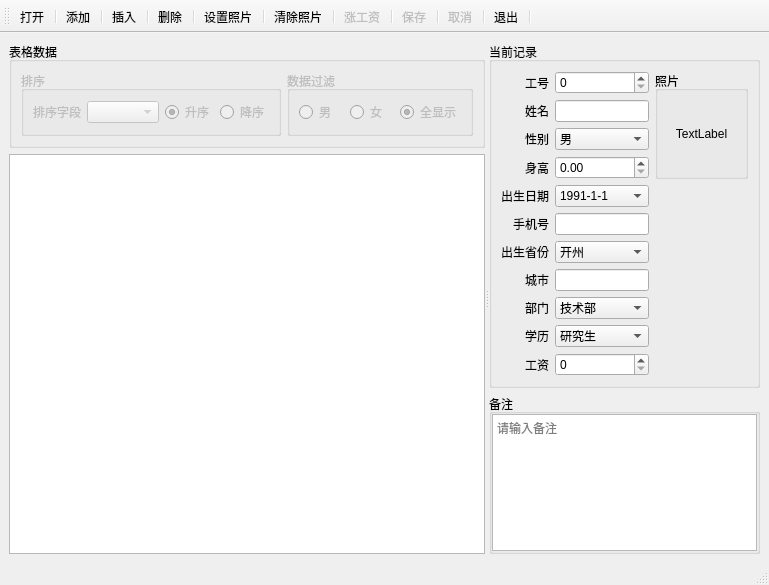
<?xml version="1.0" encoding="UTF-8"?>
<ui version="4.0">
 <class>MainWindow</class>
 <widget class="QMainWindow" name="MainWindow">
  <property name="geometry">
   <rect>
    <x>0</x>
    <y>0</y>
    <width>769</width>
    <height>585</height>
   </rect>
  </property>
  <property name="windowTitle">
   <string>MainWindow</string>
  </property>
  <widget class="QWidget" name="centralwidget">
   <layout class="QGridLayout" name="gridLayout_7">
    <item row="0" column="0">
     <widget class="QSplitter" name="splitter">
      <property name="orientation">
       <enum>Qt::Horizontal</enum>
      </property>
      <widget class="QWidget" name="layoutWidget">
       <layout class="QVBoxLayout" name="verticalLayout">
        <item>
         <widget class="QGroupBox" name="groupBox">
          <property name="title">
           <string>表格数据</string>
          </property>
          <layout class="QGridLayout" name="gridLayout_2">
           <item row="0" column="0">
            <widget class="QGroupBox" name="groupBoxSort">
             <property name="enabled">
              <bool>false</bool>
             </property>
             <property name="title">
              <string>排序</string>
             </property>
             <layout class="QGridLayout" name="gridLayout">
              <item row="0" column="1">
               <widget class="QComboBox" name="comSort"/>
              </item>
              <item row="0" column="3">
               <widget class="QRadioButton" name="rbtnDown">
                <property name="text">
                 <string>降序</string>
                </property>
               </widget>
              </item>
              <item row="0" column="0">
               <widget class="QLabel" name="label">
                <property name="text">
                 <string>排序字段</string>
                </property>
                <property name="alignment">
                 <set>Qt::AlignRight|Qt::AlignTrailing|Qt::AlignVCenter</set>
                </property>
               </widget>
              </item>
              <item row="0" column="2">
               <widget class="QRadioButton" name="rbtnUp">
                <property name="text">
                 <string>升序</string>
                </property>
                <property name="checked">
                 <bool>true</bool>
                </property>
               </widget>
              </item>
             </layout>
            </widget>
           </item>
           <item row="0" column="1">
            <widget class="QGroupBox" name="groupBoxFilter">
             <property name="enabled">
              <bool>false</bool>
             </property>
             <property name="title">
              <string>数据过滤</string>
             </property>
             <layout class="QGridLayout" name="gridLayout_5">
              <item row="0" column="0">
               <widget class="QRadioButton" name="rbtnMan">
                <property name="text">
                 <string>男</string>
                </property>
               </widget>
              </item>
              <item row="0" column="1">
               <widget class="QRadioButton" name="rbtnWoman">
                <property name="text">
                 <string>女</string>
                </property>
               </widget>
              </item>
              <item row="0" column="2">
               <widget class="QRadioButton" name="rbtnAllDisplay">
                <property name="text">
                 <string>全显示</string>
                </property>
                <property name="checked">
                 <bool>true</bool>
                </property>
               </widget>
              </item>
             </layout>
            </widget>
           </item>
          </layout>
         </widget>
        </item>
        <item>
         <widget class="QTableView" name="tableView"/>
        </item>
       </layout>
      </widget>
      <widget class="QWidget" name="layoutWidget">
       <layout class="QVBoxLayout" name="verticalLayout_2">
        <item>
         <widget class="QGroupBox" name="groupBox_4">
          <property name="maximumSize">
           <size>
            <width>100000</width>
            <height>10000</height>
           </size>
          </property>
          <property name="title">
           <string>当前记录</string>
          </property>
          <layout class="QGridLayout" name="gridLayout_4" columnstretch="0,1,1">
           <item row="9" column="0">
            <widget class="QLabel" name="label_11">
             <property name="text">
              <string>学历</string>
             </property>
             <property name="alignment">
              <set>Qt::AlignRight|Qt::AlignTrailing|Qt::AlignVCenter</set>
             </property>
            </widget>
           </item>
           <item row="5" column="0">
            <widget class="QLabel" name="label_7">
             <property name="text">
              <string>手机号</string>
             </property>
             <property name="alignment">
              <set>Qt::AlignRight|Qt::AlignTrailing|Qt::AlignVCenter</set>
             </property>
            </widget>
           </item>
           <item row="1" column="1">
            <widget class="QLineEdit" name="leditName"/>
           </item>
           <item row="7" column="0">
            <widget class="QLabel" name="label_9">
             <property name="text">
              <string>城市</string>
             </property>
             <property name="alignment">
              <set>Qt::AlignRight|Qt::AlignTrailing|Qt::AlignVCenter</set>
             </property>
            </widget>
           </item>
           <item row="3" column="1">
            <widget class="QDoubleSpinBox" name="doubleSpinBoxHeight"/>
           </item>
           <item row="1" column="0">
            <widget class="QLabel" name="label_3">
             <property name="text">
              <string>姓名</string>
             </property>
             <property name="alignment">
              <set>Qt::AlignRight|Qt::AlignTrailing|Qt::AlignVCenter</set>
             </property>
            </widget>
           </item>
           <item row="0" column="2" rowspan="4">
            <widget class="QGroupBox" name="groupBox_5">
             <property name="title">
              <string>照片</string>
             </property>
             <layout class="QGridLayout" name="gridLayout_3">
              <property name="leftMargin">
               <number>0</number>
              </property>
              <property name="topMargin">
               <number>0</number>
              </property>
              <property name="rightMargin">
               <number>0</number>
              </property>
              <property name="bottomMargin">
               <number>0</number>
              </property>
              <property name="spacing">
               <number>0</number>
              </property>
              <item row="0" column="0">
               <widget class="QLabel" name="labelPhoto">
                <property name="text">
                 <string>TextLabel</string>
                </property>
                <property name="alignment">
                 <set>Qt::AlignCenter</set>
                </property>
               </widget>
              </item>
             </layout>
            </widget>
           </item>
           <item row="4" column="0">
            <widget class="QLabel" name="label_6">
             <property name="text">
              <string>出生日期</string>
             </property>
             <property name="alignment">
              <set>Qt::AlignRight|Qt::AlignTrailing|Qt::AlignVCenter</set>
             </property>
            </widget>
           </item>
           <item row="8" column="0">
            <widget class="QLabel" name="label_10">
             <property name="text">
              <string>部门</string>
             </property>
             <property name="alignment">
              <set>Qt::AlignRight|Qt::AlignTrailing|Qt::AlignVCenter</set>
             </property>
            </widget>
           </item>
           <item row="8" column="1">
            <widget class="QComboBox" name="department">
             <item>
              <property name="text">
               <string>技术部</string>
              </property>
             </item>
             <item>
              <property name="text">
               <string>销售部</string>
              </property>
             </item>
             <item>
              <property name="text">
               <string>市场部</string>
              </property>
             </item>
            </widget>
           </item>
           <item row="10" column="0">
            <widget class="QLabel" name="label_12">
             <property name="text">
              <string>工资</string>
             </property>
             <property name="alignment">
              <set>Qt::AlignRight|Qt::AlignTrailing|Qt::AlignVCenter</set>
             </property>
            </widget>
           </item>
           <item row="10" column="1">
            <widget class="QSpinBox" name="spinBoxSalary">
             <property name="maximum">
              <number>500000</number>
             </property>
            </widget>
           </item>
           <item row="0" column="0">
            <widget class="QLabel" name="label_2">
             <property name="text">
              <string>工号</string>
             </property>
             <property name="alignment">
              <set>Qt::AlignRight|Qt::AlignTrailing|Qt::AlignVCenter</set>
             </property>
            </widget>
           </item>
           <item row="9" column="1">
            <widget class="QComboBox" name="education">
             <item>
              <property name="text">
               <string>研究生</string>
              </property>
             </item>
             <item>
              <property name="text">
               <string>本科</string>
              </property>
             </item>
             <item>
              <property name="text">
               <string>大专</string>
              </property>
             </item>
             <item>
              <property name="text">
               <string>中专</string>
              </property>
             </item>
             <item>
              <property name="text">
               <string>中专以下 </string>
              </property>
             </item>
            </widget>
           </item>
           <item row="5" column="1">
            <widget class="QLineEdit" name="leditPhone"/>
           </item>
           <item row="2" column="1">
            <widget class="QComboBox" name="Gender">
             <item>
              <property name="text">
               <string>男</string>
              </property>
             </item>
             <item>
              <property name="text">
               <string>女</string>
              </property>
             </item>
            </widget>
           </item>
           <item row="6" column="0">
            <widget class="QLabel" name="label_8">
             <property name="text">
              <string>出生省份</string>
             </property>
             <property name="alignment">
              <set>Qt::AlignRight|Qt::AlignTrailing|Qt::AlignVCenter</set>
             </property>
            </widget>
           </item>
           <item row="3" column="0">
            <widget class="QLabel" name="label_5">
             <property name="text">
              <string>身高</string>
             </property>
             <property name="alignment">
              <set>Qt::AlignRight|Qt::AlignTrailing|Qt::AlignVCenter</set>
             </property>
            </widget>
           </item>
           <item row="7" column="1">
            <widget class="QLineEdit" name="leditCity"/>
           </item>
           <item row="2" column="0">
            <widget class="QLabel" name="label_4">
             <property name="text">
              <string>性别</string>
             </property>
             <property name="alignment">
              <set>Qt::AlignRight|Qt::AlignTrailing|Qt::AlignVCenter</set>
             </property>
            </widget>
           </item>
           <item row="4" column="1">
            <widget class="QComboBox" name="Birthday">
             <item>
              <property name="text">
               <string>1991-1-1</string>
              </property>
             </item>
             <item>
              <property name="text">
               <string>2002-2-2</string>
              </property>
             </item>
             <item>
              <property name="text">
               <string>2001-1-1</string>
              </property>
             </item>
            </widget>
           </item>
           <item row="0" column="1">
            <widget class="QSpinBox" name="spinBoxID"/>
           </item>
           <item row="6" column="1">
            <widget class="QComboBox" name="BirthProvince">
             <item>
              <property name="text">
               <string>开州</string>
              </property>
             </item>
             <item>
              <property name="text">
               <string>河南</string>
              </property>
             </item>
             <item>
              <property name="text">
               <string>潜江</string>
              </property>
             </item>
             <item>
              <property name="text">
               <string>嘉兴</string>
              </property>
             </item>
            </widget>
           </item>
          </layout>
         </widget>
        </item>
        <item>
         <widget class="QGroupBox" name="groupBox_6">
          <property name="maximumSize">
           <size>
            <width>100000</width>
            <height>100000</height>
           </size>
          </property>
          <property name="title">
           <string>备注</string>
          </property>
          <layout class="QGridLayout" name="gridLayout_6">
           <property name="leftMargin">
            <number>0</number>
           </property>
           <property name="topMargin">
            <number>0</number>
           </property>
           <property name="rightMargin">
            <number>0</number>
           </property>
           <property name="bottomMargin">
            <number>0</number>
           </property>
           <property name="spacing">
            <number>0</number>
           </property>
           <item row="0" column="0">
            <widget class="QTextEdit" name="textEdit">
             <property name="placeholderText">
              <string>请输入备注</string>
             </property>
            </widget>
           </item>
          </layout>
         </widget>
        </item>
       </layout>
      </widget>
     </widget>
    </item>
   </layout>
  </widget>
  <widget class="QMenuBar" name="menubar">
   <property name="geometry">
    <rect>
     <x>0</x>
     <y>0</y>
     <width>769</width>
     <height>17</height>
    </rect>
   </property>
  </widget>
  <widget class="QStatusBar" name="statusbar"/>
  <widget class="QToolBar" name="toolBar">
   <property name="enabled">
    <bool>true</bool>
   </property>
   <property name="windowTitle">
    <string>toolBar</string>
   </property>
   <property name="toolButtonStyle">
    <enum>Qt::ToolButtonTextUnderIcon</enum>
   </property>
   <attribute name="toolBarArea">
    <enum>TopToolBarArea</enum>
   </attribute>
   <attribute name="toolBarBreak">
    <bool>false</bool>
   </attribute>
   <addaction name="actOpenDB"/>
   <addaction name="separator"/>
   <addaction name="actRecAppend"/>
   <addaction name="separator"/>
   <addaction name="actRecInsert"/>
   <addaction name="separator"/>
   <addaction name="actRecDelete"/>
   <addaction name="separator"/>
   <addaction name="actPhoto"/>
   <addaction name="separator"/>
   <addaction name="actPhotoClear"/>
   <addaction name="separator"/>
   <addaction name="actScan"/>
   <addaction name="separator"/>
   <addaction name="actSubmit"/>
   <addaction name="separator"/>
   <addaction name="actRevert"/>
   <addaction name="separator"/>
   <addaction name="actQuit"/>
   <addaction name="separator"/>
  </widget>
  <action name="actOpenDB">
   <property name="icon">
    <iconset resource="res.qrc">
     <normaloff>:/images/open.png</normaloff>:/images/open.png</iconset>
   </property>
   <property name="text">
    <string>打开</string>
   </property>
   <property name="toolTip">
    <string>打开数据库</string>
   </property>
  </action>
  <action name="actQuit">
   <property name="icon">
    <iconset resource="res.qrc">
     <normaloff>:/images/exit.png</normaloff>:/images/exit.png</iconset>
   </property>
   <property name="text">
    <string>退出</string>
   </property>
   <property name="toolTip">
    <string>退出</string>
   </property>
  </action>
  <action name="actRecAppend">
   <property name="icon">
    <iconset resource="res.qrc">
     <normaloff>:/images/add.png</normaloff>:/images/add.png</iconset>
   </property>
   <property name="text">
    <string>添加</string>
   </property>
   <property name="toolTip">
    <string>添加记录</string>
   </property>
  </action>
  <action name="actRecInsert">
   <property name="icon">
    <iconset resource="res.qrc">
     <normaloff>:/images/insert.png</normaloff>:/images/insert.png</iconset>
   </property>
   <property name="text">
    <string>插入</string>
   </property>
   <property name="toolTip">
    <string>插入记录</string>
   </property>
  </action>
  <action name="actSubmit">
   <property name="enabled">
    <bool>false</bool>
   </property>
   <property name="icon">
    <iconset resource="res.qrc">
     <normaloff>:/images/save.png</normaloff>:/images/save.png</iconset>
   </property>
   <property name="text">
    <string>保存</string>
   </property>
   <property name="toolTip">
    <string>保存修改</string>
   </property>
  </action>
  <action name="actRevert">
   <property name="enabled">
    <bool>false</bool>
   </property>
   <property name="icon">
    <iconset resource="res.qrc">
     <normaloff>:/images/cancel.png</normaloff>:/images/cancel.png</iconset>
   </property>
   <property name="text">
    <string>取消</string>
   </property>
   <property name="toolTip">
    <string>取消修改</string>
   </property>
  </action>
  <action name="actRecDelete">
   <property name="icon">
    <iconset resource="res.qrc">
     <normaloff>:/images/delete.png</normaloff>:/images/delete.png</iconset>
   </property>
   <property name="text">
    <string>删除</string>
   </property>
   <property name="toolTip">
    <string>删除记录</string>
   </property>
  </action>
  <action name="actPhoto">
   <property name="icon">
    <iconset resource="res.qrc">
     <normaloff>:/images/setPhoto.png</normaloff>:/images/setPhoto.png</iconset>
   </property>
   <property name="text">
    <string>设置照片</string>
   </property>
   <property name="toolTip">
    <string>设置照片</string>
   </property>
  </action>
  <action name="actPhotoClear">
   <property name="icon">
    <iconset resource="res.qrc">
     <normaloff>:/images/deletePhoto.png</normaloff>:/images/deletePhoto.png</iconset>
   </property>
   <property name="text">
    <string>清除照片</string>
   </property>
   <property name="toolTip">
    <string>清除照片</string>
   </property>
  </action>
  <action name="actScan">
   <property name="enabled">
    <bool>false</bool>
   </property>
   <property name="icon">
    <iconset resource="res.qrc">
     <normaloff>:/images/upSalary.png</normaloff>:/images/upSalary.png</iconset>
   </property>
   <property name="text">
    <string>涨工资</string>
   </property>
   <property name="toolTip">
    <string>涨工资</string>
   </property>
  </action>
 </widget>
 <resources>
  <include location="res.qrc"/>
 </resources>
 <connections>
  <connection>
   <sender>actQuit</sender>
   <signal>triggered()</signal>
   <receiver>MainWindow</receiver>
   <slot>close()</slot>
   <hints>
    <hint type="sourcelabel">
     <x>-1</x>
     <y>-1</y>
    </hint>
    <hint type="destinationlabel">
     <x>344</x>
     <y>228</y>
    </hint>
   </hints>
  </connection>
 </connections>
</ui>
